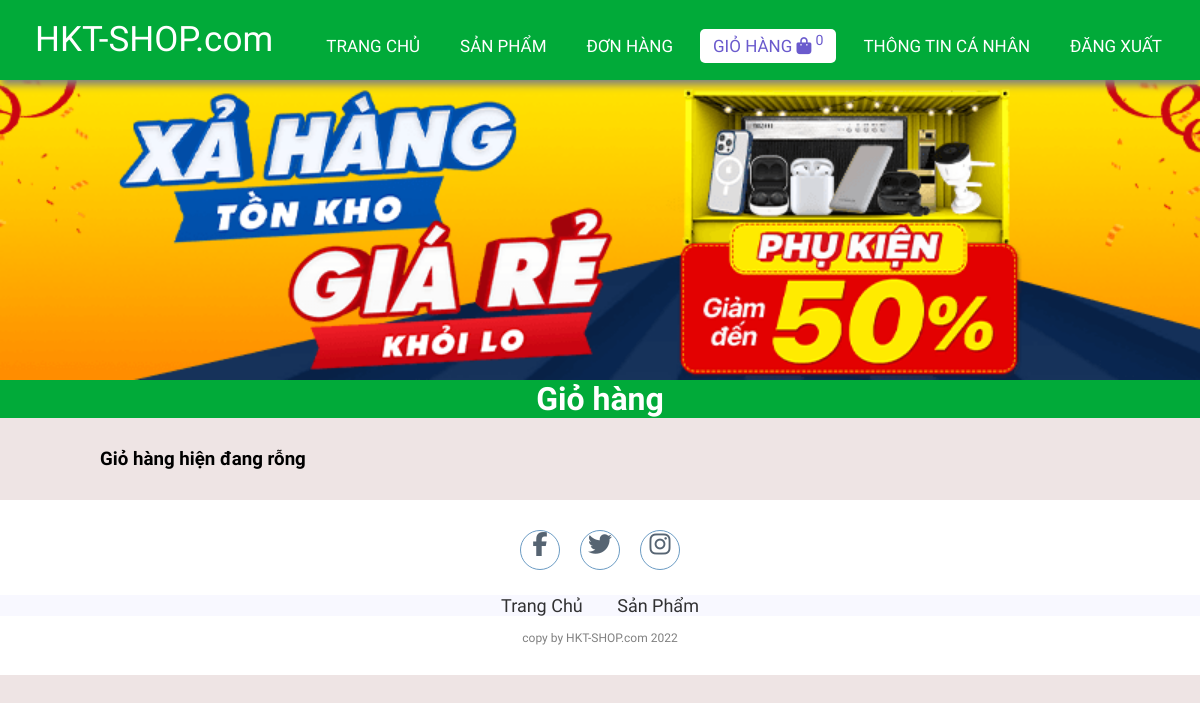
The app's page /checkout.php (signed in), older data.
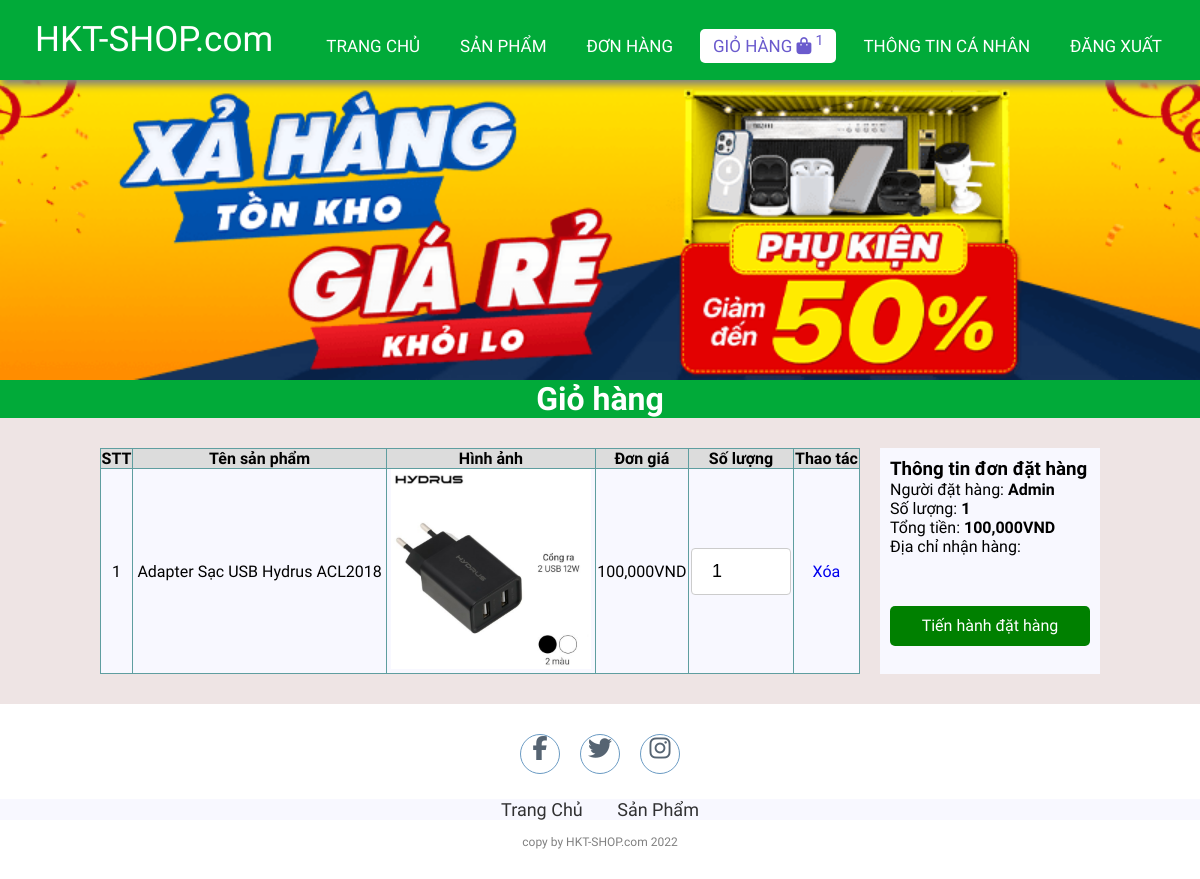
The same page, newer data.
### tables this page shows
CREATE TABLE `cart` (
  `id` int(11) NOT NULL,
  `userId` int(11) NOT NULL,
  `productId` int(11) NOT NULL,
  `qty` int(11) NOT NULL,
  `productName` varchar(100) NOT NULL,
  `productPrice` decimal(10,0) NOT NULL,
  `productImage` varchar(50) NOT NULL
);

CREATE TABLE `users` (
  `id` int(11) NOT NULL,
  `email` varchar(255) NOT NULL,
  `fullname` varchar(255) NOT NULL,
  `dob` date NOT NULL,
  `password` varchar(255) NOT NULL,
  `role_id` int(11) NOT NULL,
  `status` tinyint(1) NOT NULL,
  `address` varchar(500) NOT NULL,
  `isConfirmed` tinyint(4) NOT NULL DEFAULT 0,
  `captcha` varchar(50) NOT NULL
);

### lib/database.php (called while the page is built, shortened)
<?php
class Database extends PDO
{
  public $host   = DB_HOST;
  public $user   = DB_USER;
  public $pass   = DB_PASS;
  public $dbname = DB_NAME;
  public $link;
  private function connectDB()
  {
    $this->link = new mysqli(
      $this->host,
      $this->user,
      $this->pass,
      $this->dbname
    );
  }
  public function select($query)
  {
    $result = $this->link->query($query);
    if ($result->num_rows > 0) {
      return $result;
    } else {
      return false;
    }
  }
}

### lib/session.php (called while the page is built, shortened)
<?php
class Session
{
   public static function get($key)
   {
      if (isset($_SESSION[$key])) {
         return $_SESSION[$key];
      } else {
         return false;
      }
   }
}

### classes/cart.php (called while the page is built, shortened)
<?php
$filepath = realpath(dirname(__FILE__));
include_once($filepath . '/../lib/database.php');
include_once($filepath . '/../lib/session.php');
?>
<?php
class cart
{
    private $db;
    public function __construct()
    {
        $this->db = new Database();
    }
    public function get()
    {
        $userId = Session::get('userId');
        $query = "SELECT * FROM cart WHERE userId = '$userId' ";
        $mysqli_result = $this->db->select($query);
        if ($mysqli_result) {
            $result = mysqli_fetch_all($this->db->select($query), MYSQLI_ASSOC);
            return $result;
        }
        return false;
    }
    public function getTotalPriceByUserId()
    {
        $userId = Session::get('userId');
        $query = "SELECT SUM(productPrice*qty) as total FROM cart WHERE userId = '$userId' ";
        $mysqli_result = $this->db->select($query);
        if ($mysqli_result) {
            $result = mysqli_fetch_all($this->db->select($query), MYSQLI_ASSOC)[0];
            return $result;
        }
        return false;
    }
    public function getTotalQtyByUserId()
    {
        $userId = Session::get('userId');
        $query = "SELECT SUM(qty) as total FROM cart WHERE userId = '$userId' ";
        $mysqli_result = $this->db->select($query);
        if ($mysqli_result) {
            $result = mysqli_fetch_all($this->db->select($query), MYSQLI_ASSOC)[0];
            return $result;
        }
        return false;
    }
}
?>

### classes/user.php (called while the page is built, shortened)
<?php
$filepath = realpath(dirname(__FILE__));
include_once($filepath . '/../lib/session.php');
include_once($filepath . '/../lib/database.php');
?>
<?php
class user
{
	private $db;
	public function __construct()
	{
		$this->db = new Database();
	}
	public function get()
	{
		$userId = Session::get('userId');
		$query = "SELECT * FROM users WHERE id = '$userId' LIMIT 1";
		$mysqli_result = $this->db->select($query);
		if ($mysqli_result) {
			$result = mysqli_fetch_all($this->db->select($query), MYSQLI_ASSOC)[0];
			return $result;
		}
		return false;
	}
}
?>

### checkout.php (the view, shortened to what the changed rows need)
<?php
include_once 'lib/session.php';
include_once 'classes/cart.php';
include_once 'classes/user.php';
$cart = new cart();
$list = $cart->get();
$totalPrice = $cart->getTotalPriceByUserId();
$totalQty = $cart->getTotalQtyByUserId();
$user = new user();
$userInfo = $user->get();
?>
<!DOCTYPE html>
<html lang="en">
<head>
    <link rel="stylesheet" href="./css/style.css">
    <link rel="stylesheet" href="https://cdnjs.cloudflare.com/ajax/libs/font-awesome/5.15.4/css/all.min.css">
</head>
<body>
    <nav>
        <ul>
            <li>
                <a href="checkout.php" class="active">
                    Giỏ hàng
                    <i class="fa fa-shopping-bag"></i>
                    <sup class="sumItem">
                        <?= ($totalQty['total']) ? $totalQty['total'] : "0" ?>
                    </sup>
                </a>
            </li>
        </ul>
    </nav>
        <section class="banner">
        <div class="fadein">
            <?php
            $dir = "./images/slider/";
            $scan_dir = scandir($dir);
            foreach ($scan_dir as $img) :
                if (in_array($img, array('.', '..')))
                    continue;
            ?>
                <img src="<?php echo $dir . $img ?>" alt="<?php echo $img ?>">
            <?php endforeach; ?>
        </div>
    </section>
    <div class="featuredProducts">
        <h1>Giỏ hàng</h1>
    </div>
    <div class="container-single">
        <?php
        if ($list) { ?>
            <table class="order">
                <tr>
                    <th>STT</th>
                    <th>Tên sản phẩm</th>
                    <th>Hình ảnh</th>
                    <th>Đơn giá</th>
                    <th>Số lượng</th>
                    <th>Thao tác</th>
                </tr>
                <?php
                $count = 1;
                foreach ($list as $key => $value) { ?>
                    <tr>
                        <td><?= $count++ ?></td>
                        <td><?= $value['productName'] ?></td>
                        <td><img class="image-cart" src="admin/uploads/<?= $value['productImage'] ?>"></td>
                        <td><?= number_format($value['productPrice'], 0, '', ',') ?>VND </td>
                        <td>
                            <input id="<?= $value['productId'] ?>" type="number" name="qty" class="qty" value="<?= $value['qty'] ?>" onchange="update(this)" min="1">
                        </td>
                        <td>
                            <a href="delete_cart.php?id=<?= $value['id'] ?>">Xóa</a>
                        </td>
                    </tr>
                <?php }
                ?>
            </table>
            <div class="orderinfo">
                <div class="buy">
                    <h3>Thông tin đơn đặt hàng</h3>
                    <div>
                        Người đặt hàng: <b><?= $userInfo['fullname'] ?></b>
                    </div>
                    <div>
                        Số lượng: <b id="qtycart"><?= $totalQty['total'] ?></b>
                    </div>
                    <div>
                        Tổng tiền: <b id="totalcart"><?= number_format($totalPrice['total'], 0, '', ',') ?>VND</b>
                    </div>
                    <div>
                        Địa chỉ nhận hàng: <b><?= $userInfo['address'] ?></b>
                    </div>
                    <div class="buy-btn">
                        <a href="add_order.php">Tiến hành đặt hàng</a>
                    </div>
                </div>
            </div>
        <?php } else { ?>
            <h3>Giỏ hàng hiện đang rỗng</h3>
        <?php }
        ?>
    </div>
</body>
</html>

Row changes from the older to the newer data that the page shows:
added cart: productName "Adapter Sạc USB Hydrus ACL2018", productImage (picture), productPrice "100,000", qty "1"
now on this page (row unchanged): users: fullname "Admin"
Text that changed along with them:
$totalQty['total']: (not shown) → "1"
$totalPrice['total']: (not shown) → "100,000"
text no longer shown: "0 Giỏ hàng hiện đang rỗng"
text now shown: "STT Tên sản phẩm Hình ảnh Đơn giá Số lượng Thao tác Thông tin đơn đặt hàng Người đặt hàng: Số lượng: Tổng tiền: VND Địa chỉ nhận hàng: Tiến hành đặt hàng"
